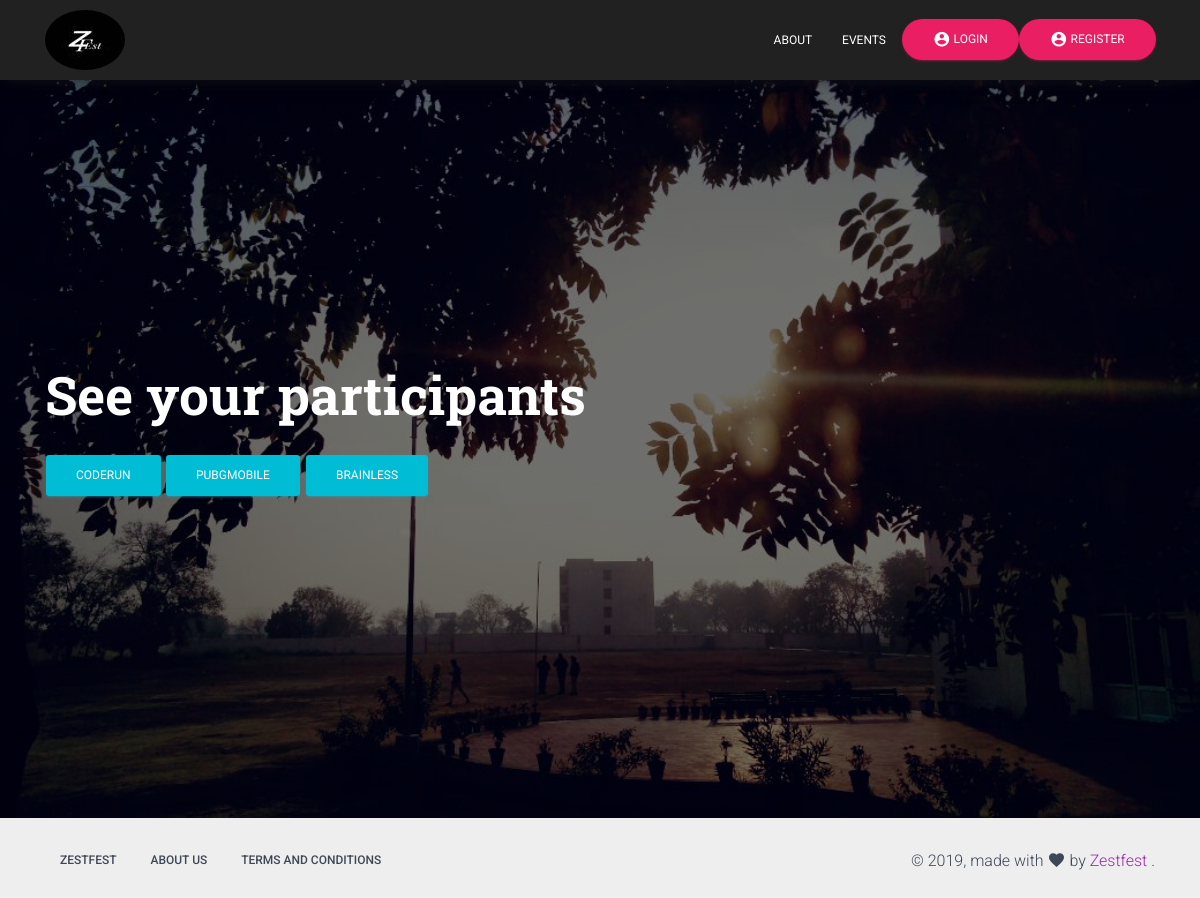
The page /events/organiser/admin1 on the database as committed earlier.
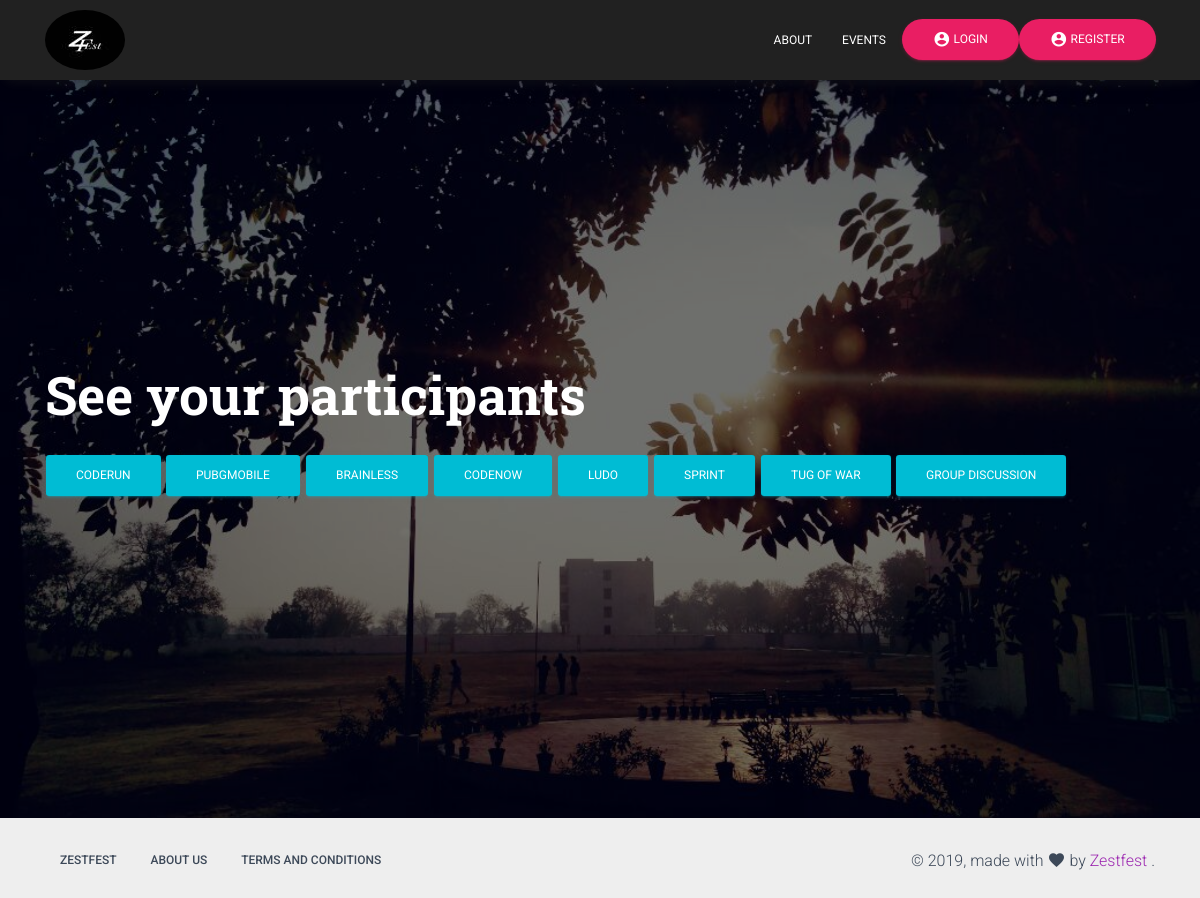
The same page on the database as committed later.
### events/models.py (models this page shows, shortened)
class event(models.Model):
    name = models.CharField(max_length=100)
    detail=models.TextField()
    event_organisers = models.ManyToManyField('event_organisers',blank=True)
    image=models.FileField(null=True,blank=True,upload_to="static/events/images")
    price = models.CharField(max_length=10,default = 'Free')
    date_time = models.DateTimeField(null=True)

### events/views.py (the view)
# urls.py: path("organiser/<str:email>",views.organiser_show,name="organiser"),
def organiser_show(request,email):
    event_name = event.objects.all()
    return render(request,'events/organiserp.html',{'event_name':event_name})

### events/templates/events/organiserp.html
{% extends 'comman.html' %}
{% load static %}
{% block content %}
<body class="error-page sidebar-collapse">
 <div class="page-header error-page header-filter" style="background-image: url('{% static 'img/gndu1.jpg' %}')">
    <div class="container">
      <div class="row">
        <div class="col-md-12">
          <h1 class="title">See your participants</h1>
         {% for e in event_name %}
  <a href= "{% url 'events:student' e.id  %}" class="btn btn-info">{{ e.name }}</a>
 {% endfor %}
        </div>
      </div>
    </div>
  </div>
 </body>
{% endblock %}

### templates/comman.html (shortened to what this page needs)
{% load static %}
<!DOCTYPE html>
<html lang="en">
<head>
  <link rel="stylesheet" href="https://maxcdn.bootstrapcdn.com/font-awesome/latest/css/font-awesome.min.css">
  <link href="{% static 'css/material-kit.css' %}" rel="stylesheet" />
<body class="comman page">
<nav class="navbar bg-dark fixed-top navbar-expand-lg " color-on-scroll="100" id="sectionsNav" role="navigation-demo">
            <div class="container">
              <div class="navbar-translate">
                <a  <a href="{% url "home"  %}"><img src='{% static 'img/zest.jpg' %}' alt="Circle Image" class="rounded-circle img-fluid"></a>
              </div>
              <div class="collapse navbar-collapse">
                <ul class="navbar-nav navbar-center ml-auto">
                  <li class="nav-item">
                    <a href="{% url "about" %}" class="nav-link">
                      about
                    </a>
                  </li>
                  <li class="dropdown nav-item">
                    <a href="{% url "events:event" %}" class="nav-link">
                      events
                    </a>
                  </li>
                    <ul class="navbar-nav ml-auto">
{% if request.user.is_authenticated %}
                      <li class="nav-item">
                        <div class="col-lg-6 col-md-6">
                            <a href="{% url "logout" %}" class="btn btn-rose btn-round">
                                    <i class="material-icons">account_circle</i>
                                  Hi  {{ user.first_name }} {{ user.last_name }}!<br>
                                  Logout
                              </a>
                            </div>
                            </li>
{% else %}
                  <li class="button-container nav-item iframe-extern">
            <button data-toggle="modal" data-target="#loginModal"  class="btn  btn-rose   btn-round btn-block">
              <i class="material-icons">account_circle</i> Login
            </button>
          </li>
                    <li class="button-container nav-item iframe-extern">
                    <a href="{% url "accounts:signup" %}" class="btn btn-rose btn-round btn-block">
                        <i class="material-icons">account_circle</i>
                      Register
                    </a>
                  </li>
{% endif %}
                </ul>
              </div>
            </div>
          </nav>
{% block content %}
{% endblock %}
 <footer class="footer footer-default">
    <div class="container">
      <nav class="float-left">
        <ul>
          <li>
            <a href="{% url "home" %}">
              Zestfest
            </a>
          </li>
          <li>
            <a href="{% url "about" %}">
              About Us
            </a>
          </li>
          <li>
            <a href="{% url "privacy" %}">
              terms and conditions
            </a>
          </li>
        </ul>
      </nav>
      <div class="copyright float-right">
        &copy;
        , made with <i class="material-icons">favorite</i> by
        <a href="{% url "home" %}" target="_blank">Zestfest</a> .
      </div>
    </div>
  </footer>
</body>
</html>

Rows that differ between the two databases and show on the page:
added event: name "CODENOW"
added event: name "LUDO"
added event: name "SPRINT"
added event: name "TUG OF WAR"
added event: name "GROUP DISCUSSION"
